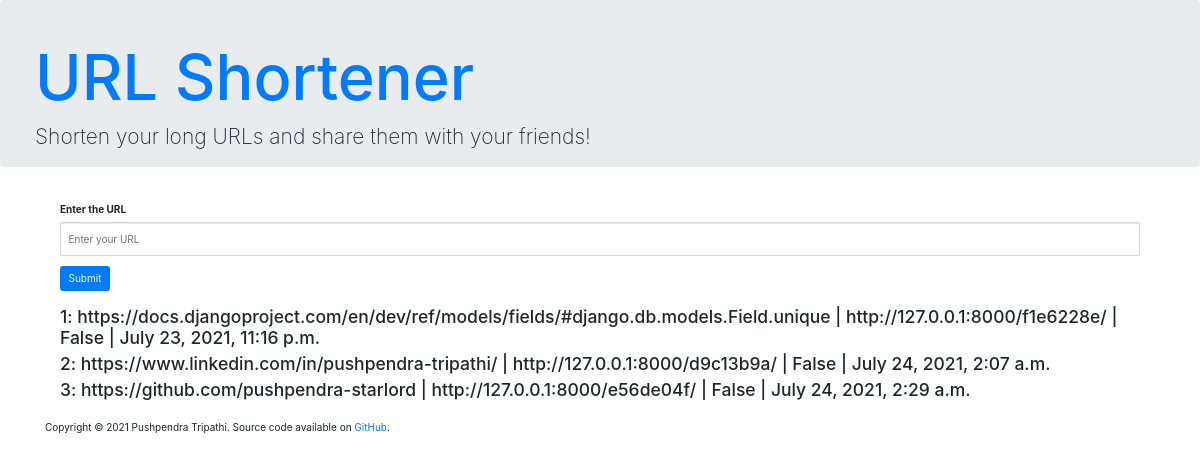
Page /app/ (signed in) on the earlier database version.
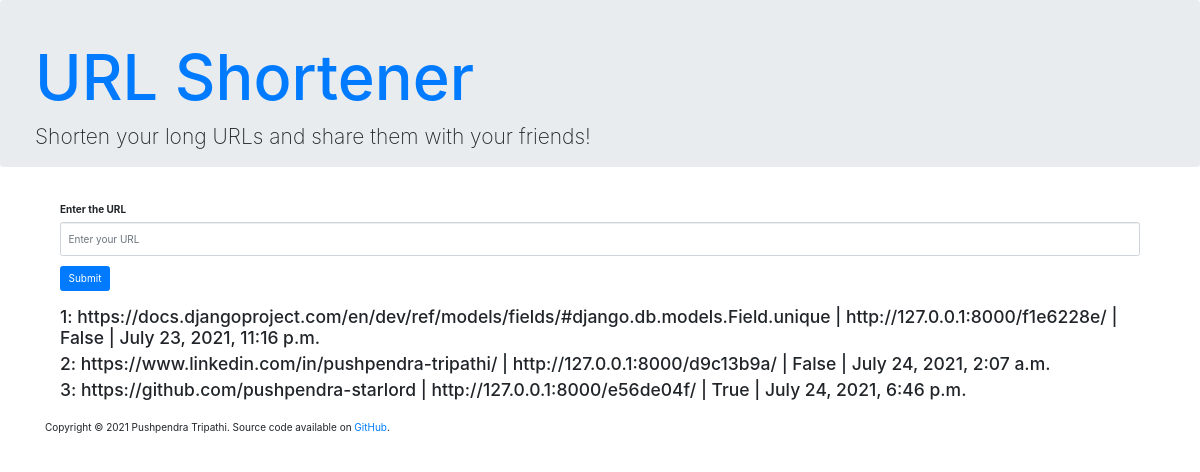
Same page on the later database version.
### shortner/models.py (models this page shows, shortened)
class ShortUrl(models.Model):
    user = models.ForeignKey(User, on_delete=models.CASCADE)
    created_at = models.DateTimeField(auto_now=True)
    slug = models.CharField(max_length=50, unique=True)
    original_url = models.CharField(max_length=500)
    expired = models.BooleanField(default=False)

### shortner/views.py (the view, shortened to what this page needs)
# urls.py: path("", HomeView.as_view(), name='index'),
class HomeView(View):
    @method_decorator(login_required())
    def get(self, request):
        context = {}
        user =  request.user
        urls = ShortUrl.objects.filter(user= user)
        if urls:
            context['urls'] = urls
        return render(request, 'shortner/index.html', context)

### shortner/templates/shortner/index.html (shortened to what this page needs)
{% extends 'shortner/base.html' %}
{% block content %}
<div class="container my-4">
  <form action="" method="POST">
      <div class="form-group">
        <label for="url">Enter the URL</label>
        <input type="text" class="form-control" name="url" id="url" placeholder="Enter your URL">
      </div>
      <button type="submit" class="btn btn-primary">Submit</button>
    </form>
    <br>
    {% if urls %}
    {% for data in urls %}
    <h3>{{forloop.counter}}: {{data.original_url}} | {{data.slug}} | {{data.expired}} | {{data.created_at}}</h3>
    {% endfor %}
    {% else %}
    <center><h3>You dont have any short url</h3></center>
    {% endif %}
</div>
{% endblock %}

Differences in the rows shown:
changed ShortUrl "https://github.com/pushpendra-starlord": expired "False" → "True"; created_at "July 24, 2021, 2:29 a.m." → "July 24, 2021, 6:46 p.m."
